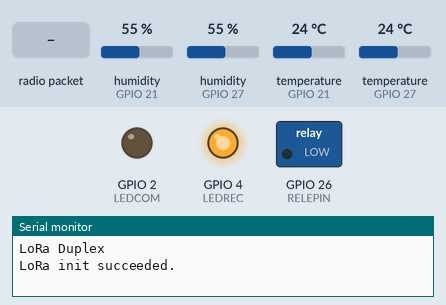
Simulated run of this program. Board: ESP32. On the bench: switched loads named in the program (green lamp = pin HIGH), output pins drawn as LEDs (lit = HIGH), the last lines printed to the serial monitor. The inputs (shaded band) are chosen by the test bench; at power-on: temperature (sensors on GPIO 21, GPIO 27) 24 °C, humidity (sensors on GPIO 21, GPIO 27) 55 %. No radio packets arrive unless stated.

Above: at 1.2 s.
1.3 s: temperature (sensor on GPIO 21) set to 15.5 °C
12.2 s: temperature (sensor on GPIO 21) set to 14.3 °C
At 12.9 s:
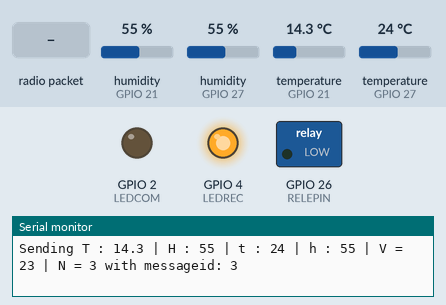
21.9 s: radio packet "0" arrives
At 25.2 s:
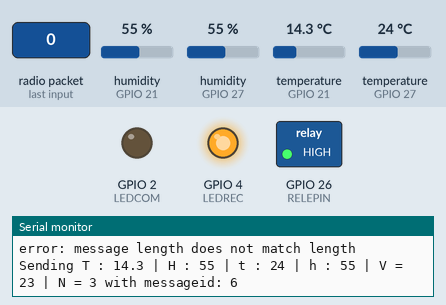
26.0 s: humidity (sensor on GPIO 21) set to 64 %
30.1 s: humidity (sensor on GPIO 21) set to 68 %
38.3 s: temperature (sensor on GPIO 21) set to 19 °C
At 41.7 s:
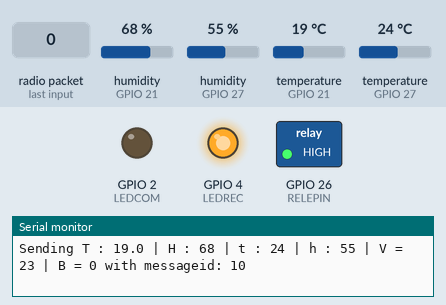
Timing chart, 0 to 50.2 s (numbered marks = the images above; inputs shaded):
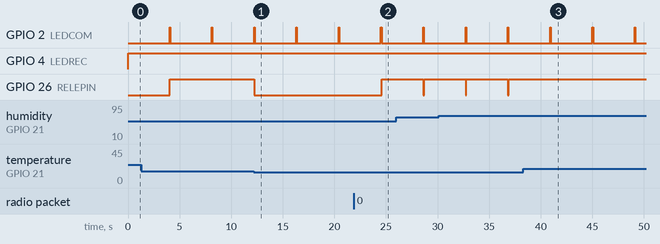

The program:

main.cpp
```cpp
#include <Arduino.h>
#include "pin_manager.h"
#include <rele_lib.h>
#include <SPI.h>
#include <LoRa.h>                             // https://github.com/sandeepmistry/arduino-LoRa
#include <DHTesp.h>

const float templimit = 15;
const float humlimit = 65;
const float velvientomax = 1.5;

String outgoing;              // outgoing message

byte msgCount = 0;            // count of outgoing messages
byte localAddress = 0xBB;     // address of this device
byte destination = 0xFF;      // destination to send to
long lastSendTime = 0;        // last send time
int interval = 4000;          // interval between sends


char helada = 'S';
// S: sin helada
//B: blanca
//N: negra
byte intensidad=0;
int AUTOMATICO=1, ENCENDIDO=0;


float velviento = 23.1;
TempAndHumidity dataext, dataint;
DHTesp dhtext, dhtint;

Relay rele(RELEPIN);

void sendMessage(String outgoing) {
  digitalWrite(LEDCOM, HIGH);

  LoRa.beginPacket();                   // start packet
  LoRa.write(destination);              // add destination address
  LoRa.write(localAddress);             // add sender address
  LoRa.write(msgCount);                 // add message ID
  LoRa.write(outgoing.length());        // add payload length
  LoRa.print(outgoing);                 // add payload
  LoRa.endPacket();                     // finish packet and send it
  msgCount++;                           // increment message ID
  digitalWrite(LEDCOM, LOW);
}

void onReceive(int packetSize) {
  digitalWrite(LEDREC, HIGH);
  if (packetSize == 0) return;          // if there's no packet, return

  // read packet header bytes:
  int recipient = LoRa.read();          // recipient address
  byte sender = LoRa.read();            // sender address
  byte incomingMsgId = LoRa.read();     // incoming msg ID
  byte incomingLength = LoRa.read();    // incoming msg length

  String incoming = "";

  while (LoRa.available()) {
    incoming += (char)LoRa.read();
  }

  // String que contiene los valores
  //String cadena2 = "AUTO : 0 | Encendido : 2";

  // Extrae la parte numérica del string
  AUTOMATICO     = incoming.substring(incoming.indexOf('O')+4).toInt();
  ENCENDIDO = incoming.substring(incoming.indexOf('o')+4).toInt();

  if (incomingLength != incoming.length()) {   // check length for error
    Serial.println("error: message length does not match length");
    return;                             // skip rest of function
  }

  // if the recipient isn't this device or broadcast,
  if (recipient != localAddress && recipient != 0xFF) {
    Serial.println("This message is not for me.");
    return;                             // skip rest of function
  }

  // if message is for this device, or broadcast, print details:
  Serial.println("Received from: 0x" + String(sender, HEX));
  Serial.println("Sent to: 0x" + String(recipient, HEX));
  Serial.println("Message ID: " + String(incomingMsgId));
  Serial.println("Message length: " + String(incomingLength));
  Serial.println("Message: " + incoming);
  Serial.println(AUTOMATICO);
  Serial.println(ENCENDIDO);
  Serial.println("RSSI: " + String(LoRa.packetRssi()));
  Serial.println("Snr: " + String(LoRa.packetSnr()));
  Serial.println();
  digitalWrite(LEDREC, LOW);
}


void init(){
  dhtint.setup(DHTDATA1, DHTesp::DHT22);
  dhtext.setup(DHTDATA2, DHTesp::DHT22);
  // override the default CS, reset, and IRQ pins (optional)
  pinMode(LEDCOM, OUTPUT);
  pinMode(LEDREC, OUTPUT);

}


void calculohelada(){
  if(dataext.temperature <= templimit){
    if(dataext.humidity <= humlimit){
      helada = 'N';
      intensidad = 3;
    }
    else{
      helada = 'B';
      if(velviento > velvientomax){
        intensidad = 2;

      }
      else{
        intensidad = 1;
      }
    }
    rele.on();
  }
  else{
    intensidad = 0;
    rele.off();
  }
  /*
  Serial.print(helada);
  Serial.print(" / ");
  Serial.println(intensidad);
  */
}

void setup() {
  Serial.begin(9600);                   // initialize serial
  while (!Serial);

  Serial.println("LoRa Duplex");
  LoRa.setPins(NSS, RESET, DIO0);// set CS, reset, IRQ pin

  if (!LoRa.begin(915E6)) {             // initialize ratio at 915 MHz
    Serial.println("LoRa init failed. Check your connections.");
    while (true);                       // if failed, do nothing
  }
  Serial.println("LoRa init succeeded.");
  init();
}

void actuadorRele(int Autom, int Encen){
  if (Autom==1){
    if(intensidad == 0){
      rele.off();
    }
    else{
      rele.on();
    }
  }
  else{
    if(Encen==1){
      rele.on();
    }
    else{
      rele.off();
    }
  }
}

void loop() {
  if (millis() - lastSendTime > interval) {

    char bufferaux[70];
    dataext = dhtext.getTempAndHumidity();
    dataint = dhtint.getTempAndHumidity();

    calculohelada();
    sprintf(bufferaux, "T : %.1f | H : %1.f | t : %1.f | h : %1.f | V = %1.f | %c = %d", dataext.temperature, dataext.humidity, dataint.temperature, dataint.humidity, velviento, helada, intensidad);
    String message = String(bufferaux);
    sendMessage(message);
    Serial.println("Sending " + message + " with messageid: " +msgCount);

    calculohelada();
    actuadorRele(AUTOMATICO, ENCENDIDO);
    lastSendTime = millis();            // timestamp the message
    //interval = random(2000) + 1000;    // 2-3 seconds
  }

  // parse for a packet, and call onReceive with the result:
  onReceive(LoRa.parsePacket());
}
```

pin_manager.h
```cpp
#ifndef PIN_MANAGER
#define PIN_MANAGER

#define     MOSI        23
#define     MISO        19
#define     SCK         18
#define     NSS         14
#define     RESET       15
#define     DIO0        22
#define     LEDCOM      2
#define     LEDREC      4
#define     DHTDATA1    27
#define     DHTDATA2    21
#define     RELEPIN     26
#define     ANEM        32
#define     DHT_TYPE    DHT22

#endif PIN_MANAGER
```

Measured:
- after the input at 12.2 s, GPIO 26 (RELEPIN): HIGH → LOW at once
- after the input at 21.9 s, GPIO 26 (RELEPIN): LOW → HIGH after 2.7 s
- after the input at 38.3 s, GPIO 26 (RELEPIN): stops changing and stays HIGH
- by itself, GPIO 2 (LEDCOM): alternates HIGH for 0.06 s and LOW for 4.0 s
